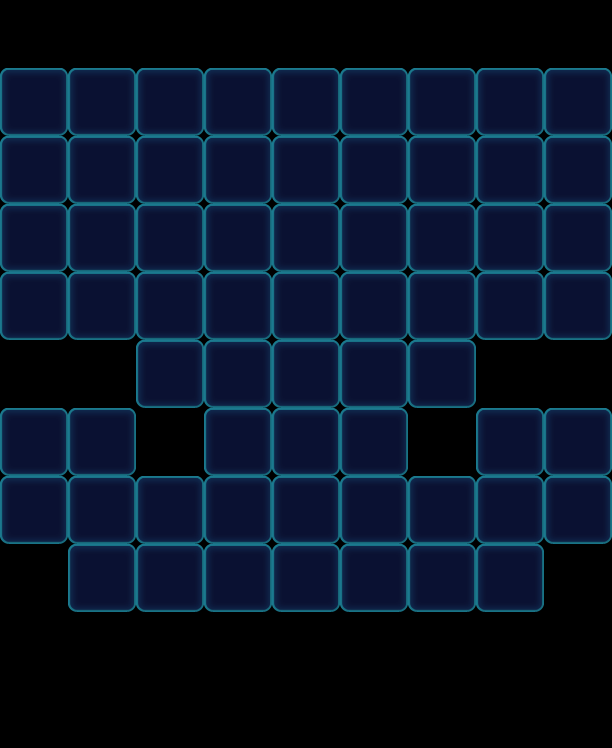

A level layout from a 2D game, rendered from its tile map. Below: a short description, then the map file with tile-grid data replaced by summaries:
An orthogonal 9x11 tile map with 68x68 px tiles, 1 tile layer (Valid), 2 tilesets and 139 objects (64x Floor, 20x Stone, 15x Factory_Normal, 12x Ice, 11x Monster, ...).

<map version="1.0" orientation="orthogonal" width="9" height="11" tilewidth="68" tileheight="68">
 <tileset firstgid="1" name="game_grid1" tilewidth="68" tileheight="68">
  <image source="game_grid1.png" width="68" height="68" />
 </tileset>
 <tileset firstgid="2" name="map" tilewidth="68" tileheight="68">
  <image source="map.png" width="1024" height="1024" />
 </tileset>
 <layer name="Valid" width="9" height="11">
  <data>[99 cells, 64 non-empty, 1 distinct tile ids]</data>
 </layer>
 <objectgroup name="BottomObj" width="9" height="11">
  <object type="Floor" gid="33" x="476" y="272">
   <properties>
    <property name="Layers" value="2" />
   </properties>
  </object>
  <object type="Floor" gid="33" x="272" y="340">
   <properties>
    <property name="Layers" value="2" />
   </properties>
  </object>
  <object type="Floor" gid="33" x="340" y="340">
   <properties>
    <property name="Layers" value="2" />
   </properties>
  </object>
  <object type="Floor" gid="33" x="340" y="272">
   <properties>
    <property name="Layers" value="2" />
   </properties>
  </object>
  <object type="Floor" gid="33" x="408" y="340">
   <properties>
    <property name="Layers" value="2" />
   </properties>
  </object>
  <object type="Floor" gid="33" x="272" y="272">
   <properties>
    <property name="Layers" value="2" />
   </properties>
  </object>
  <object type="Floor" gid="33" x="476" y="340">
   <properties>
    <property name="Layers" value="2" />
   </properties>
  </object>
  <object type="Floor" gid="33" x="544" y="340">
   <properties>
    <property name="Layers" value="2" />
   </properties>
  </object>
  <object type="Floor" gid="33" x="544" y="272">
   <properties>
    <property name="Layers" value="2" />
   </properties>
  </object>
  <object type="Floor" gid="33" x="68" y="340">
   <properties>
    <property name="Layers" value="2" />
   </properties>
  </object>
  <object type="Floor" gid="33" x="0" y="340">
   <properties>
    <property name="Layers" value="2" />
   </properties>
  </object>
  <object type="Floor" gid="33" x="408" y="272">
   <properties>
    <property name="Layers" value="2" />
   </properties>
  </object>
  <object type="Floor" gid="33" x="0" y="204">
   <properties>
    <property name="Layers" value="2" />
   </properties>
  </object>
  <object type="Floor" gid="33" x="0" y="272">
   <properties>
    <property name="Layers" value="2" />
   </properties>
  </object>
  <object type="Floor" gid="33" x="136" y="340">
   <properties>
    <property name="Layers" value="2" />
   </properties>
  </object>
  <object type="Floor" gid="33" x="68" y="272">
   <properties>
    <property name="Layers" value="2" />
   </properties>
  </object>
  <object type="Floor" gid="33" x="0" y="136">
   <properties>
    <property name="Layers" value="2" />
   </properties>
  </object>
  <object type="Floor" gid="33" x="136" y="408">
   <properties>
    <property name="Layers" value="2" />
   </properties>
  </object>
  <object type="Floor" gid="33" x="68" y="204">
   <properties>
    <property name="Layers" value="2" />
   </properties>
  </object>
  <object type="Floor" gid="33" x="68" y="136">
   <properties>
    <property name="Layers" value="2" />
   </properties>
  </object>
  <object type="Floor" gid="33" x="272" y="408">
   <properties>
    <property name="Layers" value="2" />
   </properties>
  </object>
  <object type="Floor" gid="33" x="204" y="340">
   <properties>
    <property name="Layers" value="2" />
   </properties>
  </object>
  <object type="Floor" gid="33" x="340" y="408">
   <properties>
    <property name="Layers" value="2" />
   </properties>
  </object>
  <object type="Floor" gid="33" x="204" y="408">
   <properties>
    <property name="Layers" value="2" />
   </properties>
  </object>
  <object type="Floor" gid="33" x="136" y="272">
   <properties>
    <property name="Layers" value="2" />
   </properties>
  </object>
  <object type="Floor" gid="33" x="204" y="136">
   <properties>
    <property name="Layers" value="2" />
   </properties>
  </object>
  <object type="Floor" gid="33" x="136" y="204">
   <properties>
    <property name="Layers" value="2" />
   </properties>
  </object>
  <object type="Floor" gid="33" x="204" y="272">
   <properties>
    <property name="Layers" value="2" />
   </properties>
  </object>
  <object type="Floor" gid="33" x="204" y="204">
   <properties>
    <property name="Layers" value="2" />
   </properties>
  </object>
  <object type="Floor" gid="33" x="136" y="136">
   <properties>
    <property name="Layers" value="2" />
   </properties>
  </object>
  <object type="Floor" gid="33" x="340" y="204">
   <properties>
    <property name="Layers" value="2" />
   </properties>
  </object>
  <object type="Floor" gid="33" x="544" y="204">
   <properties>
    <property name="Layers" value="2" />
   </properties>
  </object>
  <object type="Floor" gid="33" x="272" y="204">
   <properties>
    <property name="Layers" value="2" />
   </properties>
  </object>
  <object type="Floor" gid="33" x="476" y="204">
   <properties>
    <property name="Layers" value="2" />
   </properties>
  </object>
  <object type="Floor" gid="33" x="408" y="204">
   <properties>
    <property name="Layers" value="2" />
   </properties>
  </object>
  <object type="Floor" gid="33" x="340" y="136">
   <properties>
    <property name="Layers" value="2" />
   </properties>
  </object>
  <object type="Floor" gid="33" x="544" y="136">
   <properties>
    <property name="Layers" value="2" />
   </properties>
  </object>
  <object type="Floor" gid="33" x="272" y="136">
   <properties>
    <property name="Layers" value="2" />
   </properties>
  </object>
  <object type="Floor" gid="33" x="476" y="136">
   <properties>
    <property name="Layers" value="2" />
   </properties>
  </object>
  <object type="Floor" gid="33" x="408" y="136">
   <properties>
    <property name="Layers" value="2" />
   </properties>
  </object>
  <object name="6546" type="Floor" gid="32" x="204" y="476">
   <properties>
    <property name="Layers" value="1" />
   </properties>
  </object>
  <object name="6546" type="Floor" gid="32" x="272" y="476">
   <properties>
    <property name="Layers" value="1" />
   </properties>
  </object>
  <object name="6546" type="Floor" gid="32" x="340" y="476">
   <properties>
    <property name="Layers" value="1" />
   </properties>
  </object>
  <object name="6546" type="Floor" gid="32" x="68" y="476">
   <properties>
    <property name="Layers" value="1" />
   </properties>
  </object>
  <object name="6546" type="Floor" gid="32" x="0" y="476">
   <properties>
    <property name="Layers" value="1" />
   </properties>
  </object>
  <object name="6546" type="Floor" gid="32" x="68" y="544">
   <properties>
    <property name="Layers" value="1" />
   </properties>
  </object>
  <object name="6546" type="Floor" gid="32" x="0" y="544">
   <properties>
    <property name="Layers" value="1" />
   </properties>
  </object>
  <object name="6546" type="Floor" gid="32" x="544" y="476">
   <properties>
    <property name="Layers" value="1" />
   </properties>
  </object>
  <object name="6546" type="Floor" gid="32" x="476" y="476">
   <properties>
    <property name="Layers" value="1" />
   </properties>
  </object>
  <object name="6546" type="Floor" gid="32" x="544" y="544">
   <properties>
    <property name="Layers" value="1" />
   </properties>
  </object>
  <object name="6546" type="Floor" gid="32" x="476" y="544">
   <properties>
    <property name="Layers" value="1" />
   </properties>
  </object>
  </objectgroup>
 <objectgroup name="MiddleObj" width="9" height="11">
  <!-- 11 objects omitted --></objectgroup>
 <objectgroup color="#000000" name="TopObj" width="9" height="11">
  <!-- 58 objects omitted --></objectgroup>
 <objectgroup color="#00ff00" name="CeilObj" width="9" height="11">
  <!-- 6 objects omitted --></objectgroup>
</map>
<!-- 88 of 139 objects omitted -->
